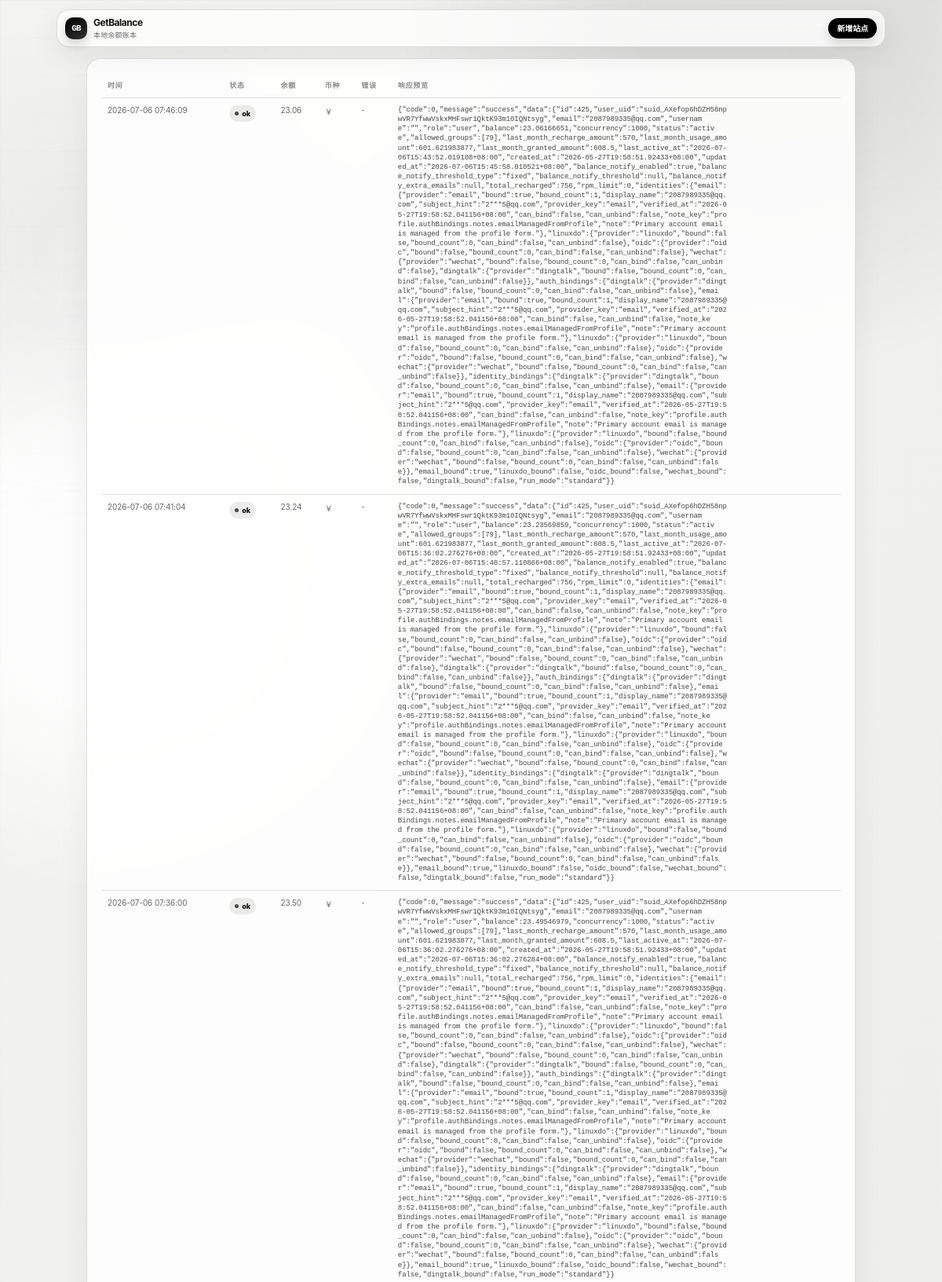
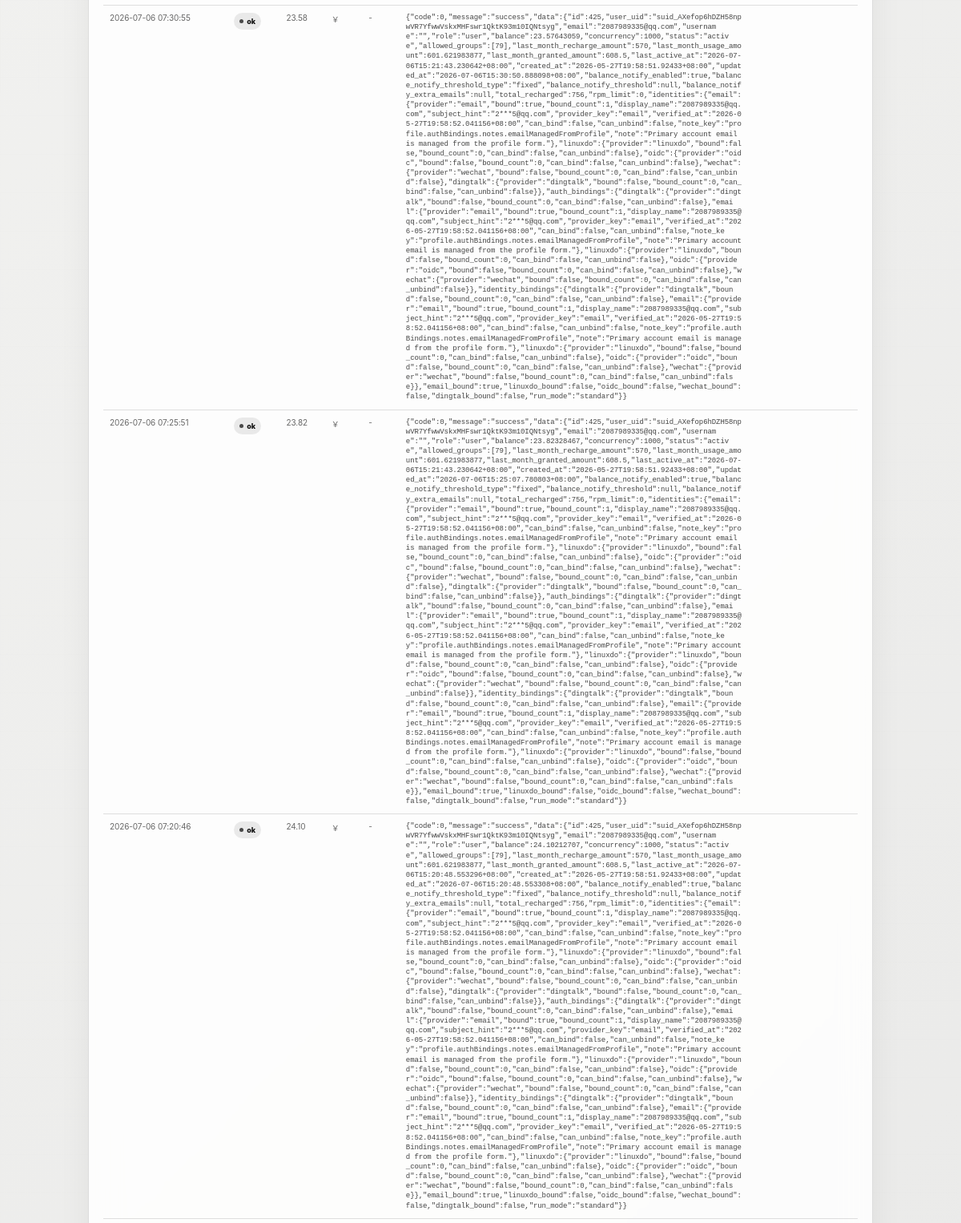
Page /history/3 (upper part) on the committed database (2 pictures, top to bottom).
### tables this page shows
CREATE TABLE balance_history (
                id INTEGER PRIMARY KEY AUTOINCREMENT,
                site_id INTEGER NOT NULL,
                balance REAL,
                currency TEXT,
                status TEXT NOT NULL,
                error TEXT NOT NULL DEFAULT '',
                raw_response_preview TEXT NOT NULL DEFAULT '',
                checked_at TEXT NOT NULL DEFAULT (datetime('now')),
                FOREIGN KEY(site_id) REFERENCES sites(id) ON DELETE CASCADE
            );

### app/main.py (the view)
@app.get("/history/{site_id}", response_class=HTMLResponse)
def history_page(site_id: int, request: Request) -> HTMLResponse:
    site = db.get_site(site_id)
    if not site:
        raise HTTPException(status_code=404, detail="站点不存在")
    return templates.TemplateResponse(
        "history.html",
        {"request": request, "site": site, "history": db.list_history(site_id)},
    )

### app/templates/history.html (shortened to what this page needs)
{% extends "base.html" %}
{% block content %}
<section class="panel ledger-panel">
    {% if history %}
    <div class="table-wrap">
        <table>
            <thead><tr><th>&#x65f6;&#x95f4;</th><th>&#x72b6;&#x6001;</th><th>&#x4f59;&#x989d;</th><th>&#x5e01;&#x79cd;</th><th>&#x9519;&#x8bef;</th><th>&#x54cd;&#x5e94;&#x9884;&#x89c8;</th></tr></thead>
            <tbody>
                {% for row in history %}
                <tr>
                    <td>{{ row.checked_at }}</td>
                    <td><span class="status {{ row.status }}">{{ row.status }}</span></td>
                    <td>{{ "%.2f"|format(row.balance) if row.balance is not none else "-" }}</td>
                    <td>{{ row.currency or "-" }}</td>
                    <td>{{ row.error or "-" }}</td>
                    <td><pre>{{ row.raw_response_preview or "-" }}</pre></td>
                </tr>
                {% endfor %}
            </tbody>
        </table>
    </div>
    {% endif %}
</section>
{% endblock %}

### app/templates/base.html (shortened to what this page needs)
<!DOCTYPE html>
<html lang="zh-CN">
<head>
    <link rel="stylesheet" href="/static/style.css">
</head>
<body>
    <div class="app-shell">
        <header class="topbar">
            <a class="brand" href="/" aria-label="GetBalance &#x9996;&#x9875;">
                <span class="brand-mark">GB</span>
                <span class="brand-copy">
                    <strong>GetBalance</strong>
                    <small>&#x672c;&#x5730;&#x4f59;&#x989d;&#x8d26;&#x672c;</small>
                </span>
            </a>
            <nav class="topnav" aria-label="&#x4e3b;&#x5bfc;&#x822a;">
                <a class="button slim" href="/sites/new">&#x65b0;&#x589e;&#x7ad9;&#x70b9;</a>
            </nav>
        </header>
        <main class="container">
            {% block content %}{% endblock %}
        </main>
    </div>
</body>
</html>

### rows in the picture
balance_history: checked_at "2026-07-06 07:46:09", status "ok", balance "23.06", currency "￥", error "-", raw_response_preview "{\"code\":0,\"message\":\"success\",\"data\":{\"id\":425,\"user_uid\":\"suid_AXefop6hDZH58npwVR7YfwwVskxMHFswr1QktK93m10IQNtsyg\",\"email\":\"2087989335@qq.com\",\"username\":\"\",\"role\":\"user\",\"balance\":23.06166651,\"concurrency\":1000,\"status\":\"active\",\"allowed_groups\":[79],\"last_month_recharge_amount\":570,\"last_month_usage_amount\":601.621983877,\"last_month_granted_amount\":608.5,\"last_active_at\":\"2026-07-06T15:43:52.019108+08:00\",\"created_at\":\"2026-05-27T19:58:51.92433+08:00\",\"updated_at\":\"2026-07-06T15:45:58.010521+08:00\",\"balance_notify_enabled\":true,\"balance_notify_threshold_type\":\"fixed\",\"balance_notify_threshold\":null,\"balance_notify_extra_emails\":null,\"total_recharged\":756,\"rpm_limit\":0,\"identities\":{\"email…"
balance_history: checked_at "2026-07-06 07:41:04", status "ok", balance "23.24", currency "￥", error "-", raw_response_preview "{\"code\":0,\"message\":\"success\",\"data\":{\"id\":425,\"user_uid\":\"suid_AXefop6hDZH58npwVR7YfwwVskxMHFswr1QktK93m10IQNtsyg\",\"email\":\"2087989335@qq.com\",\"username\":\"\",\"role\":\"user\",\"balance\":23.23569859,\"concurrency\":1000,\"status\":\"active\",\"allowed_groups\":[79],\"last_month_recharge_amount\":570,\"last_month_usage_amount\":601.621983877,\"last_month_granted_amount\":608.5,\"last_active_at\":\"2026-07-06T15:36:02.276276+08:00\",\"created_at\":\"2026-05-27T19:58:51.92433+08:00\",\"updated_at\":\"2026-07-06T15:40:57.110866+08:00\",\"balance_notify_enabled\":true,\"balance_notify_threshold_type\":\"fixed\",\"balance_notify_threshold\":null,\"balance_notify_extra_emails\":null,\"total_recharged\":756,\"rpm_limit\":0,\"identities\":{\"email…"
balance_history: checked_at "2026-07-06 07:36:00", status "ok", balance "23.50", currency "￥", error "-", raw_response_preview "{\"code\":0,\"message\":\"success\",\"data\":{\"id\":425,\"user_uid\":\"suid_AXefop6hDZH58npwVR7YfwwVskxMHFswr1QktK93m10IQNtsyg\",\"email\":\"2087989335@qq.com\",\"username\":\"\",\"role\":\"user\",\"balance\":23.49546979,\"concurrency\":1000,\"status\":\"active\",\"allowed_groups\":[79],\"last_month_recharge_amount\":570,\"last_month_usage_amount\":601.621983877,\"last_month_granted_amount\":608.5,\"last_active_at\":\"2026-07-06T15:36:02.276276+08:00\",\"created_at\":\"2026-05-27T19:58:51.92433+08:00\",\"updated_at\":\"2026-07-06T15:36:02.276284+08:00\",\"balance_notify_enabled\":true,\"balance_notify_threshold_type\":\"fixed\",\"balance_notify_threshold\":null,\"balance_notify_extra_emails\":null,\"total_recharged\":756,\"rpm_limit\":0,\"identities\":{\"email…"
balance_history: checked_at "2026-07-06 07:30:55", status "ok", balance "23.58", currency "￥", error "-", raw_response_preview "{\"code\":0,\"message\":\"success\",\"data\":{\"id\":425,\"user_uid\":\"suid_AXefop6hDZH58npwVR7YfwwVskxMHFswr1QktK93m10IQNtsyg\",\"email\":\"2087989335@qq.com\",\"username\":\"\",\"role\":\"user\",\"balance\":23.57643059,\"concurrency\":1000,\"status\":\"active\",\"allowed_groups\":[79],\"last_month_recharge_amount\":570,\"last_month_usage_amount\":601.621983877,\"last_month_granted_amount\":608.5,\"last_active_at\":\"2026-07-06T15:21:43.230642+08:00\",\"created_at\":\"2026-05-27T19:58:51.92433+08:00\",\"updated_at\":\"2026-07-06T15:30:50.888098+08:00\",\"balance_notify_enabled\":true,\"balance_notify_threshold_type\":\"fixed\",\"balance_notify_threshold\":null,\"balance_notify_extra_emails\":null,\"total_recharged\":756,\"rpm_limit\":0,\"identities\":{\"email…"
balance_history: checked_at "2026-07-06 07:25:51", status "ok", balance "23.82", currency "￥", error "-", raw_response_preview "{\"code\":0,\"message\":\"success\",\"data\":{\"id\":425,\"user_uid\":\"suid_AXefop6hDZH58npwVR7YfwwVskxMHFswr1QktK93m10IQNtsyg\",\"email\":\"2087989335@qq.com\",\"username\":\"\",\"role\":\"user\",\"balance\":23.82328467,\"concurrency\":1000,\"status\":\"active\",\"allowed_groups\":[79],\"last_month_recharge_amount\":570,\"last_month_usage_amount\":601.621983877,\"last_month_granted_amount\":608.5,\"last_active_at\":\"2026-07-06T15:21:43.230642+08:00\",\"created_at\":\"2026-05-27T19:58:51.92433+08:00\",\"updated_at\":\"2026-07-06T15:25:07.780803+08:00\",\"balance_notify_enabled\":true,\"balance_notify_threshold_type\":\"fixed\",\"balance_notify_threshold\":null,\"balance_notify_extra_emails\":null,\"total_recharged\":756,\"rpm_limit\":0,\"identities\":{\"email…"
balance_history: checked_at "2026-07-06 07:20:46", status "ok", balance "24.10", currency "￥", error "-", raw_response_preview "{\"code\":0,\"message\":\"success\",\"data\":{\"id\":425,\"user_uid\":\"suid_AXefop6hDZH58npwVR7YfwwVskxMHFswr1QktK93m10IQNtsyg\",\"email\":\"2087989335@qq.com\",\"username\":\"\",\"role\":\"user\",\"balance\":24.10212707,\"concurrency\":1000,\"status\":\"active\",\"allowed_groups\":[79],\"last_month_recharge_amount\":570,\"last_month_usage_amount\":601.621983877,\"last_month_granted_amount\":608.5,\"last_active_at\":\"2026-07-06T15:20:48.553296+08:00\",\"created_at\":\"2026-05-27T19:58:51.92433+08:00\",\"updated_at\":\"2026-07-06T15:20:48.553308+08:00\",\"balance_notify_enabled\":true,\"balance_notify_threshold_type\":\"fixed\",\"balance_notify_threshold\":null,\"balance_notify_extra_emails\":null,\"total_recharged\":756,\"rpm_limit\":0,\"identities\":{\"email…"
